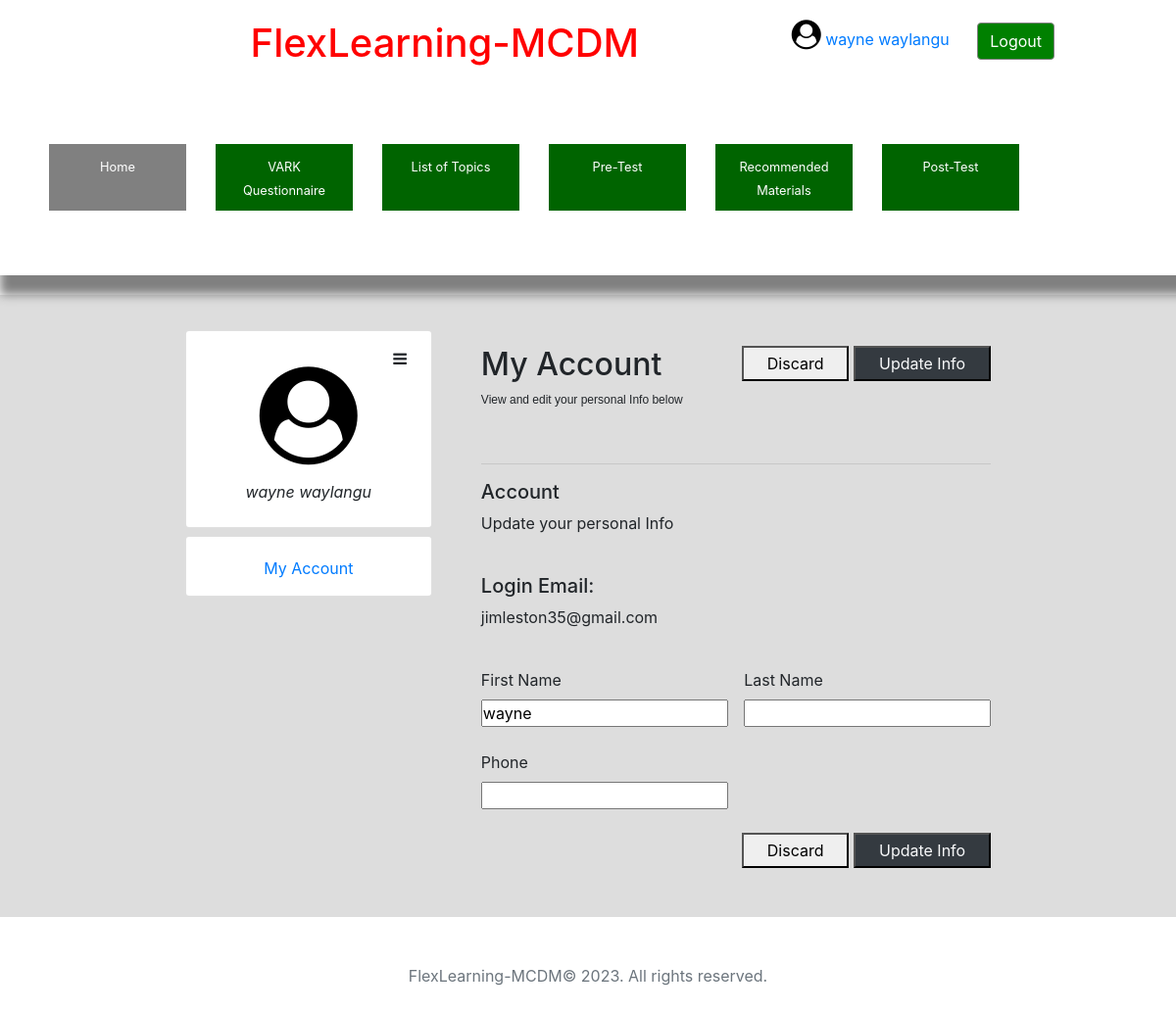
The app's page /update_profile (signed in) with its own data.
### app.py (models this page shows, shortened)
class User(UserMixin, db.Model):
    id = db.Column(db.Integer, primary_key=True)
    name = db.Column(db.String(100), nullable=False)
    email = db.Column(db.String(120), unique=True, nullable=False)
    age = db.Column(db.Integer)
    gender = db.Column(db.String(10))
    major = db.Column(db.String(100))
    student_id = db.Column(db.String(20), unique=True, nullable=False)
    password = db.Column(db.String(60), nullable=False)
    pre_test_knowledge_gap = db.Column(db.Float, nullable=True)
    post_test_knowledge_gap = db.Column(db.Float, nullable=True)
    dominant_vark_style = db.Column(db.String(10), nullable=True)
    style_first = db.Column(db.String(10), nullable=True)
    style_second = db.Column(db.String(10), nullable=True)
    style_third = db.Column(db.String(10), nullable=True)
    style_fourth = db.Column(db.String(10), nullable=True)
    pre_test_duration = db.Column(db.String(10), nullable=True)

### app.py (the view, shortened to what this page needs)
@app.route('/update_profile', methods=['GET', 'POST'])
@login_required  # Ensure the user is logged in to access this page
def update_profile():
    return render_template('user_profile.html', user=current_user)

### app.py (called while the page is built)
@login_manager.user_loader
def load_user(user_id):
    return User.query.get(int(user_id))

### templates/user_profile.html (shortened to what this page needs)
{% extends 'base.html' %}
{% block content %}
<div class="container" >
    <div class="Screen_profile_view_container">
        <div >
             <div class="card my-2">
                 <div class="card-body text-center" style="width: 250px; height: 200px; position: relative;">
                     <i class="fa fa-bars edit-profile-pic-btn"></i>
                     <i class="fa fa-user-circle my-3" style="font-size: 100px; color: black;"></i>
                     <p class="user_name"><i>{{user.name}}</i></p>
                 </div>
             </div>
             <div class="card" >
                 <div class="card-body p-o text-center" style="height: 60px">
                    <a href="{{ url_for ('user_profile') }}" class="text-center">My Account</a>
                 </div>
             </div>
        </div>
        <div class="profile_col_2">
            <div style="display: flex; gap: 60px;" class="py-4">
                <div>
                    <h2>My Account</h2>
                    <p style="font-size: 12px; font-family:'Trebuchet MS', 'Lucida Sans Unicode', 'Lucida Grande', 'Lucida Sans', Arial, sans-serif;">
                        View and edit your personal Info below
                    </p>
                </div>
                <div>
                    <button class="brn px-4 py-1">Discard</button>
                    <button class="brn px-4 py-1 bg-dark text-light">Update Info</button>
                </div>
            </div>
            <hr>
            <div>
                <h5>Account</h5>
                <p>Update your personal Info</p>
                <br>
                <h5>Login Email: </h5>
                <p>{{user.email}}</p>
                <br>
                <form action="{{ url_for('update_profile') }}" method="post">
                    <div style="display: flex; justify-content: space-between;">
                        <div>
                            <label for="fname">First Name</label> <br>
                            <input type="text"name=fname value="{{ user.name.split()[0] }}">
                        </div>
                        <div>
                            <label for="fname"  value="{{ user.name.split()[1] }}">Last Name</label> <br>
                            <input type="text" name="lname">
                        </div>
                    </div>
                    <div class="my-4">
                        <label for="phone">Phone</label> <br>
                        <input type="text" name="phone">
                    </div>
                    <div style="display: flex; justify-content: right;">
                        <div>
                            <button class="brn px-4 py-1">Discard</button>
                            <button class="brn px-4 py-1 bg-dark text-light" type="submit">Update Info</button>
                        </div>
                    </div>
                </form>
            </div>
        </div>
    </div>
</div>
{% endblock %}

### templates/base.html (shortened to what this page needs)
<!DOCTYPE html>
<html lang="en">
<head>
    <link rel="stylesheet" href="https://stackpath.bootstrapcdn.com/bootstrap/4.3.1/css/bootstrap.min.css">
    <link rel="stylesheet" href="https://cdnjs.cloudflare.com/ajax/libs/font-awesome/4.7.0/css/font-awesome.min.css">
</head>
<body>
    <header>
        <div class="header ">
            <div class="top_container">
              <div class="d app_top_nav">
                  <h1 class="navTitle text-center">FlexLearning-MCDM</h1>
                  {% if current_user.is_authenticated  %}
                        <p class="user_profile_view_windows">
                            <a href="{{ url_for('user_profile') }}">
                                <i class="fa fa-user-circle" style="color: black; font-size: 30px;"></i>
                                {{current_user.name}}
                                <a href="{{url_for('logout')}}" class="btn mx-4" style="border: 1px solid gray; background-color: green; color: white;"> Logout</a>
                            </a>
                        </p>
                {% else %}
                    <a href="{{url_for('login')}}" class="btn mx-4" style="border: 1px solid gray; background-color: green; color: white;">Log In</a>
                {% endif %}
              </div>
              <nav class="Nav">
                  <ul class="navList">
                      <li class="navItems active"><a href="{{ url_for ('home')}}" class="navLink">Home</a></li>
                      <li class="navItems"><a href="{{ url_for('vark_questionnaire', question_number=1) }}" class="navLink">VARK Questionnaire</a></li>
                      <li class="navItems"><a href="{{url_for('topics')}}" class="navLink">List of Topics</a></li>
                      <li class="navItems"><a href="{{url_for('Pre_Test_Quiz', question_number=1)}}" class="navLink">Pre-Test</a></li>
                      <li class="navItems"><a href="{{url_for('recommendations')}}" class="navLink">Recommended Materials</a></li>
                      <li class="navItems"><a href="{{url_for('Post_Test_Quiz', question_number=1)}}" class="navLink">Post-Test</a></li>
                  </ul>
              </nav>
            </div>
        </div>
    </header>
    <div class="d-flex justify-content-center pt-2" style="background-color: rgb(221, 221, 221);">
        <div class="content">
            {% block content %}{% endblock %}
        </div>
    </div>
<footer class="footer py-5 text-center">
    <div class="container">
        <span class="text-muted">FlexLearning-MCDM&copy; 2023. All rights reserved.</span>
    </div>
</footer>
</body>
</html>

### templates/base.html (style rules this page uses)
:root { --primary-color: rgb(30, 241, 241); --secondary-color: yellow; --colot-text: rgb(83, 83, 83); --bg-border: rgb(179, 175, 175); }
* { margin: 0; padding: 0; box-sizing: border-box; }
.header { margin-bottom: 20px; }
.top_container { box-shadow: 10px 10px 10px 10px gray; width: 100%; position: sticky; top: 0; z-index: 1000; background-color: white; }
.app_top_nav { display: flex;align-items: center; justify-content: space-between; padding: 20px 100px; }
nav { display: flex; justify-content: space-between; align-items: center; padding: 50px 50px; }
.navTitle { color: red; text-align: center; }
.navList { display: flex; gap: 30px; width: 90%; }
.navList li { list-style: none; width: 30%; padding: 10px 10px; text-align: center; background-color: darkgreen; }
.navList li a { font-size: 80%; color: white; text-decoration: none; }
.fa-user-circle { color: white; font-size: 40px; }
.content { max-width: 1000px; }
.navList .active { background-color: gray; }
.active .navLink { color: white; }
body { margin: 0; }
.content { padding-top: 20px; padding-bottom: 50px; }
.navItems.active { background-color: gray; }
.navItems.active .navLink { color: white; }

### templates/user_profile.html (style rules this page uses)
.Screen_profile_view_container { display: flex; gap: 50px; }
.edit-profile-pic-btn { position: absolute; top: 10%; right: 10%; }

### records on screen
User: name "wayne waylangu", email "jimleston35@gmail.com", fname "wayne"
